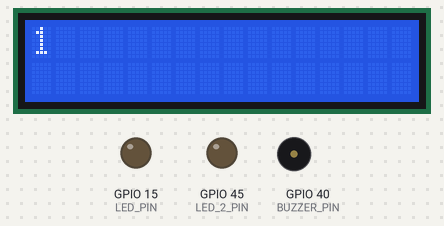
Bench run of a sketch on a simulated ESP32. Parts: 16×2 character LCD, output pins drawn as LEDs (lit = HIGH), buzzer (waves = sounding). What the sketch prints to the serial monitor is not drawn.

Above: at 16.1 s.
At 31.28 s:
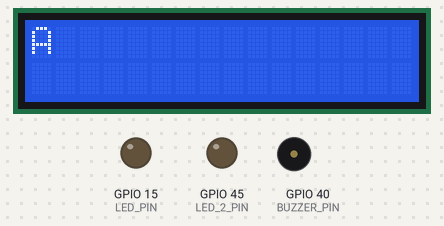
At 32.33 s:
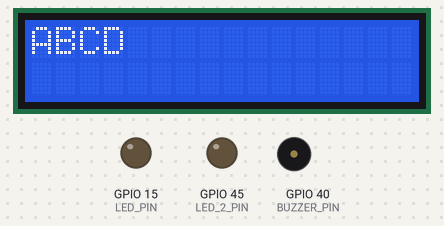
At 33.38 s:
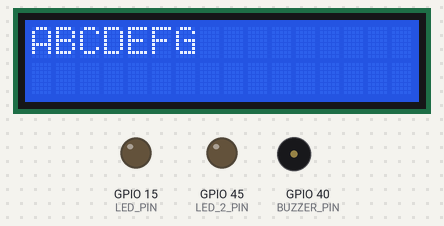
At 35.49 s:
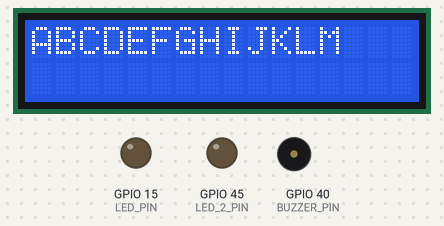
At 39.7 s:
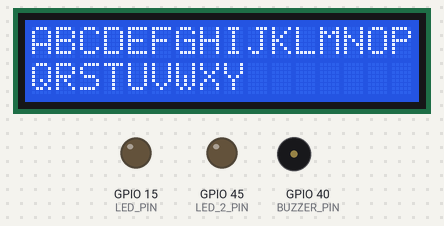
Timing chart, 0 to 40.0 s (numbered marks = the images above):
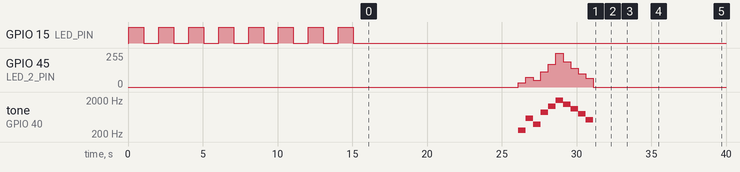

The sketch:

lab3part2.ino
```cpp
// Filename: lab3part2.ino
// Author: Ephraim Tran & Benjamin Hoang
// Date: 11/17/2026
// Description: This program is designed to simultaneously control an LED blinker, a counter on
// an I2C LCD screen, a buzzer with a note display, and an alphabet printer in the serial monitor.
// This is accomplished through Task Control Blocks that manage the execution of tasks based
// on their priority and completion status.

//Version 1.0
// Author: Ephraim Tran & Benjamin Hoang
// Date: 11/17/2026
// Changes:

//INCLUDES
#include <Wire.h>
#include <LiquidCrystal_I2C.h>

//DEFINES
#define SDA_PIN 14
#define SCL_PIN 13
#define LED_PIN 15
#define LED_2_PIN 45
#define BUZZER_PIN 40
#define freq 1000
#define resolution 8

//MACROS
const uint8_t LCD_ADDR = 0x27; // I2C address of the LCD
const uint8_t LCD_COLS = 16;
const uint8_t LCD_ROWS = 2;
const uint8_t BIT_RS = 0x01;  // 0000 0001
const uint8_t BIT_RW = 0x02;  // 0000 0010
const uint8_t BIT_EN = 0x04;  // 0000 0100
const uint8_t BIT_BL = 0x08;  // 0000 1000

const uint8_t MODE_CMD  = 0;
const uint8_t MODE_DATA = BIT_RS;
const uint8_t CMD_CLEAR = 0x01; // clear the screen
const uint8_t CMD_LINE1 = 0x80; // set cursor to start of line 1
const uint8_t CMD_LINE2 = 0xC0; // set cursor to start of line 2

const int NUM_TASKS = 4;

struct TCB {
  void (*func)();   // which function to run
  int priority;     // how important it is right now
  bool done;        // has it run this cycle?
  const char* name; // task name for printing
};

LiquidCrystal_I2C lcd(LCD_ADDR, LCD_COLS, LCD_ROWS); // Initialize the LCD

// Name: ledBlinker
// Description: Blinks the external LED 8 times (1 s on, 1 s off).
// Parameters: none
// Returns: nothing
void ledBlinker() {
  for (int i = 0; i < 8; i++) {
    digitalWrite(LED_PIN, HIGH);
    delay(1000);
    digitalWrite(LED_PIN, LOW);
    delay(1000);
  }
}

// Name: counterTask
// Description: Counts 1 to 10 on the LCD, one number per second.
// Parameters: none
// Returns: nothing
void counterTask() {
  for (int i = 1; i <= 10; i++) {
    lcd.clear();
    lcd.print(i);      // print() handles ints directly
    delay(1000);
  }
  lcd.clear();
}

// Name: printAlphabet
// Description: Prints A-Z to Serial (and mirrors it on the LCD).
// Parameters: none
// Returns: nothing
void printAlphabet() {
  for (char c = 'A'; c <= 'Z'; c++) {
    if (c == 'A' + 16){ // line 1 is full after 16 characters, so move to line 2
        lcd.setCursor(0, 1);
    }
    lcd.print(c);
    Serial.print(c);
    Serial.print(' ');
    delay(350);
  }
  lcd.clear(); // before returning, clear the LCD so the next task can use it
  Serial.println();
}

// Name: buzzerTask
// Description: Plays 10 notes on the buzzer; LED brightness scales with pitch.
// Parameters: none
// Returns: nothing
void buzzerTask() {
  int notes[] = {260, 588, 392, 880, 1320, 1976, 1480, 1108, 784, 524};
  //             C4   D5   G4   A5   E6    B6    F#6   C#6   G5   C5
  ledcWrite(BUZZER_PIN, 128); // set duty cycle to 50% to make sound audible
  for (int i = 0; i < 10; i++) {
    ledcChangeFrequency(BUZZER_PIN, notes[i], resolution);
    uint8_t out = 255 * ((float)notes[i] / 1976); // scale LED brightness with pitch (1976 Hz is the highest note)
    ledcWrite(LED_2_PIN, out);
    delay(500);
  }
  ledcWrite(BUZZER_PIN, 0); // turn off buzzer
  ledcWrite(LED_2_PIN, 0); // turn off LED
}

// Name: tasks
// Description: TCB array: {function, priority, done flag, name}.
//              Higher priority runs first; priorities rotate each cycle.
TCB tasks[4] = {
  {ledBlinker, 4, false, "LED Blinker"},
  {counterTask, 3, false, "Counter"},
  {buzzerTask, 2, false, "Music Player"},
  {printAlphabet, 1, false, "Alphabet Printer"}
};


void setup() {
  Serial.begin(115200);
  Wire.begin(SDA_PIN, SCL_PIN);
  lcd.init();
  lcd.backlight();
  pinMode(LED_PIN, OUTPUT);
  ledcAttach(BUZZER_PIN, freq, resolution); // attach once; change frequency later with ledcChangeFrequency
  ledcWrite(BUZZER_PIN, 0);
  ledcAttach(LED_2_PIN, freq, resolution);
}

void loop() {
  // Find the not-done task with the highest priority
  int highestTask = -1;
  int highestPriority = 0;
  for (int i = 0; i < NUM_TASKS; i++) {

    if (!tasks[i].done && tasks[i].priority > highestPriority) {
      highestPriority = tasks[i].priority;
      highestTask = i;
    }
  }

  if (highestTask != -1) {
    // Run it to completion (non-preemptive)
    tasks[highestTask].func();
    tasks[highestTask].done = true;

    // Print "Name: priority"
    Serial.print(tasks[highestTask].name);
    Serial.print(": ");
    Serial.println(tasks[highestTask].priority);

  } else {
    // Every task is done: reset flags and rotate priorities
    for (int i = 0; i < NUM_TASKS; i++) {
      tasks[i].done = false;
      tasks[i].priority = tasks[i].priority % 4 + 1;
    }
  }
}
```

Measured:
- by itself, GPIO 15 (LED_PIN): alternates HIGH for 1.0 s and LOW for 1.0 s, 16 changes in all, then stays LOW
- by itself, GPIO 45 (LED_2_PIN): 0/255 → 33/255 at 26.1 s, → 75/255 0.50 s later, → 50/255 0.50 s later, → 113/255 0.50 s later, … (11 changes in this stretch)
- by itself, tone on GPIO 40 (BUZZER_PIN): plays 260 Hz for 0.50 s, 588 Hz for 0.50 s, 392 Hz for 0.50 s, 880 Hz for 0.50 s, 1320 Hz for 0.50 s, 1976 Hz for 0.50 s … (10 notes in this stretch)
- what the display in image 0 shows lasts 1.0 s, from 16.1 s to 17.1 s
